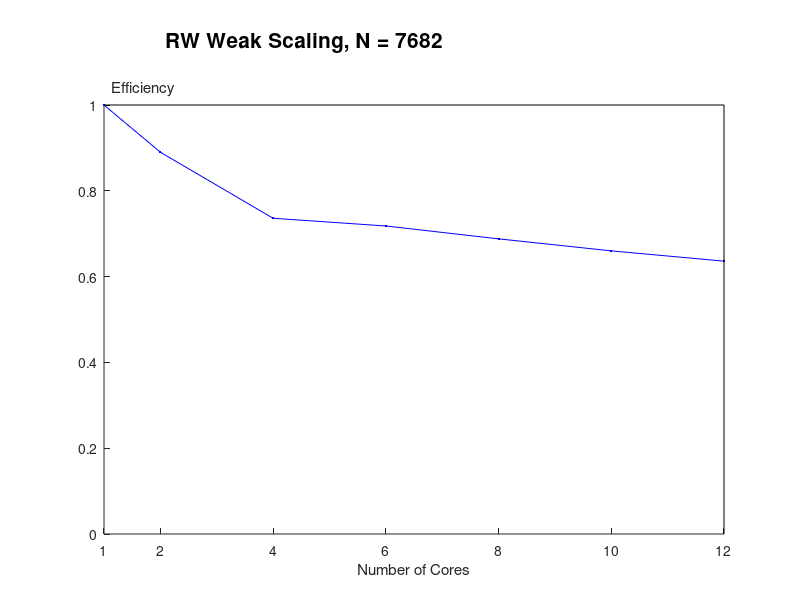

Write the MATLAB code that produced this figure.
clear;
top = 1;
bottom = 0;
right = 12;
left = 1;

cores = [1 2 4 6 8 10 12];

efficiency = [1.000 0.890 0.736 0.718 0.688 0.660 0.636];

hold on;

plot(cores,efficiency,'-b.');

xlim([1 12]);
ylim([0 1]);
set(gca,'XTick',[1 2 4 6 8 10 12])

line([1 12],[1 1],'Color',[0.0 0.0 0.0]);
line([12 12],[1 0],'Color',[0.0 0.0 0.0]);

hold off;

% legh = legend([h3 h2 h1],'AVX + ILP','AVX',...
%                   'Scalar','Location','SouthEast');
% vertOffset = (top - bottom)*0.02;
% set(legh,'Position',get(legh,'Position') + [0 vertOffset 0 0]);

xlabel('Number of Cores');
ylabel('Efficiency');
set(get(gca,'YLabel'),'Rotation',0);
ylabh = get(gca,'YLabel');
vertOffset = (top - bottom)*0.52;
horzOffset = (right - left)*0.12;
set(ylabh,'Position',get(ylabh,'Position') + [horzOffset vertOffset 0]);

set(gca,'Position',get(gca,'Position') - [0 0 0 0.1]);
h = title('RW Weak Scaling, N = 7682','FontSize', 15);
vertOffset = (top - bottom)*0.09;
horzOffset = (right - left)*-0.177;
set(h,'Position',get(h,'Position') + [horzOffset vertOffset 0]);

set(gcf,'color','w');